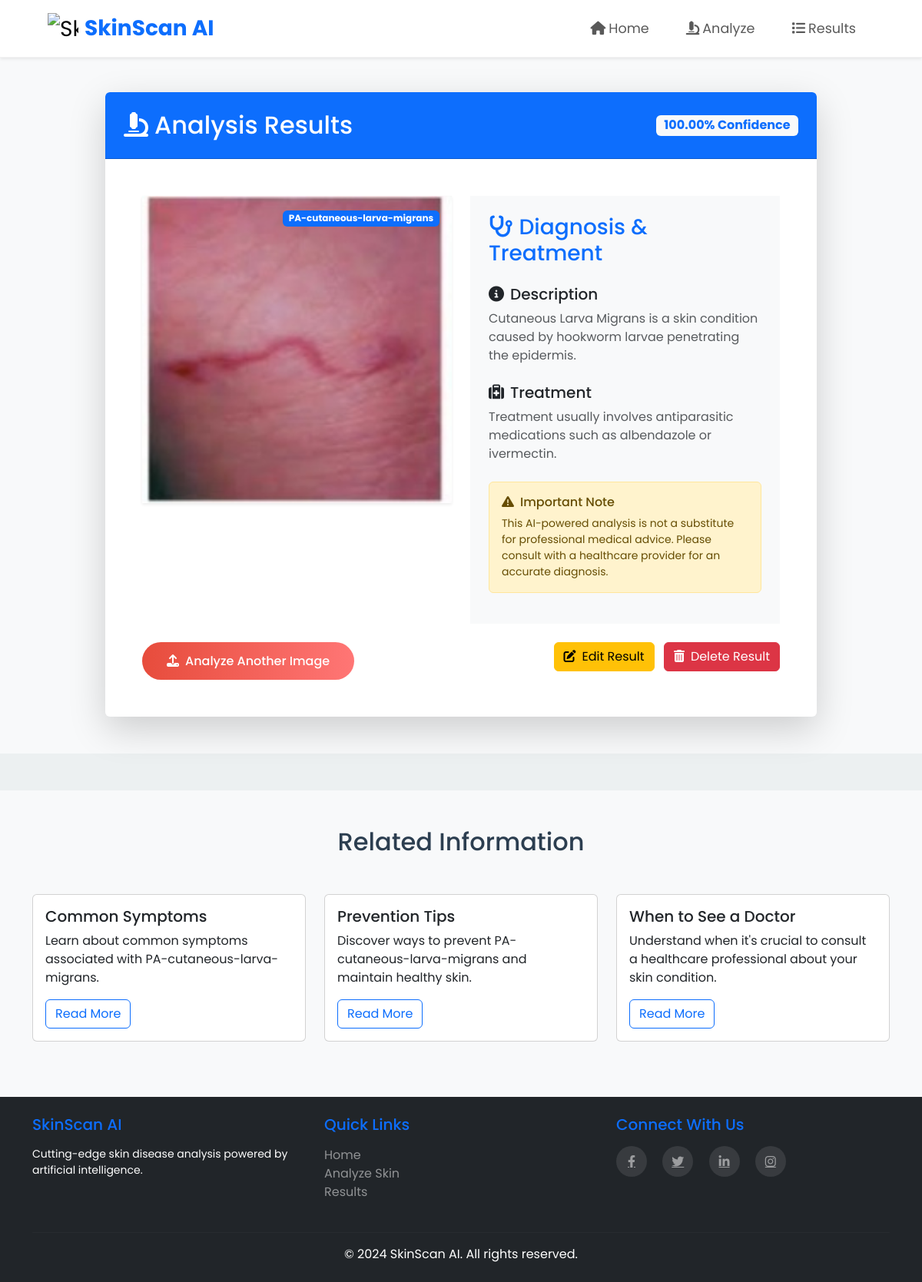
The app's page /predictions/result/16/ with its own data.
### predictions/models.py (models this page shows, shortened)
class PredictionResult(models.Model):
    image = models.ImageField(upload_to='media/analyzed_images/')
    predicted_class = models.CharField(max_length=100)
    confidence = models.FloatField()
    created_at = models.DateTimeField(auto_now_add=True)
    diagnosis = models.TextField(default="No diagnosis available")  # Add default here
    treatment = models.TextField(default="No treatment available")

### predictions/views.py (the view)
# urls.py: path('result/<int:pk>/', views.result_detail, name='result_detail'),
def result_detail(request, pk):
    result = get_object_or_404(PredictionResult, pk=pk)
    context = {
        'result': result,
        'common_symptoms_url': f"/predictions/common_symptoms/{result.predicted_class}/?result_id={result.id}",
        'prevention_tips_url': f"/predictions/prevention_tips/{result.predicted_class}/?result_id={result.id}",
        'when_to_see_doctor_url': f"/predictions/when_to_see_doctor/{result.predicted_class}/?result_id={result.id}",
    }
    return render(request, 'predictions/result.html', context)

### predictions/templates/predictions/result.html (shortened to what this page needs)
{% extends 'predictions/base.html' %}
{% load static %}
{% block content %}
<div class="container-fluid py-5 bg-light">
    <div class="container">
        <div class="row justify-content-center">
            <div class="col-lg-10">
                <div class="card shadow-lg border-0 rounded-lg overflow-hidden">
                    <div class="card-header bg-primary text-white p-4">
                        <div class="d-flex justify-content-between align-items-center">
                            <h2 class="mb-0">
                                <i class="fas fa-microscope me-2"></i>Analysis Results
                            </h2>
                            <span class="badge bg-light text-primary fs-6">
                                {{ result.confidence|floatformat:2 }}% Confidence
                            </span>
                        </div>
                    </div>
                    <div class="card-body p-5">
                        <div class="row">
                            <div class="col-md-6 mb-4 mb-md-0">
                                <div class="analysis-image-container">
                                    <div class="position-relative">
                                        {% if result.image %}
                                            <img src="{{ result.image.url }}" alt="Analyzed Image"
                                                 class="img-fluid rounded-lg shadow-sm w-100 mb-3"
                                                 style="max-height: 400px; object-fit: cover;">
                                        {% else %}
                                            <div class="no-image-placeholder rounded-lg bg-light d-flex align-items-center justify-content-center"
                                                 style="height: 400px;">
                                                <i class="fas fa-image fa-3x text-muted"></i>
                                            </div>
                                        {% endif %}
                                        <div class="position-absolute top-0 end-0 m-3">
                                            <span class="badge bg-primary">
                                                {{ result.predicted_class }}
                                            </span>
                                        </div>
                                    </div>
                                </div>
                            </div>
                            <div class="col-md-6">
                                <div class="diagnosis-container bg-light p-4 rounded-lg h-100">
                                    <h3 class="mb-4 text-primary">
                                        <i class="fas fa-stethoscope me-2"></i>Diagnosis & Treatment
                                    </h3>
                                    <div class="mb-4">
                                        <h5 class="text-dark">
                                            <i class="fas fa-info-circle me-2"></i>Description
                                        </h5>
                                        <p class="text-muted">{{ result.diagnosis }}</p>
                                    </div>
                                    <div class="mb-4">
                                        <h5 class="text-dark">
                                            <i class="fas fa-medkit me-2"></i>Treatment
                                        </h5>
                                        <p class="text-muted">{{ result.treatment }}</p>
                                    </div>
                                    <div class="alert alert-warning" role="alert">
                                        <h6 class="alert-heading">
                                            <i class="fas fa-exclamation-triangle me-2"></i>Important Note
                                        </h6>
                                        <p class="mb-0 small">This AI-powered analysis is not a substitute for professional medical advice. Please consult with a healthcare provider for an accurate diagnosis.</p>
                                    </div>
                                </div>
                            </div>
                        </div>
                        <div class="d-flex justify-content-between mt-4">
                            <a href="{% url 'upload_image' %}" class="btn btn-primary">
                                <i class="fas fa-upload me-2"></i>Analyze Another Image
                            </a>
                            <div>
                                <a href="{% url 'result_edit' result.pk %}" class="btn btn-warning me-2">
                                    <i class="fas fa-edit me-2"></i>Edit Result
                                </a>
                                <a href="{% url 'result_delete' result.pk %}" class="btn btn-danger">
                                    <i class="fas fa-trash-alt me-2"></i>Delete Result
                                </a>
                            </div>
                        </div>
                    </div>
                </div>
            </div>
        </div>
    </div>
</div>
<div class="bg-light py-5 mt-5">
    <div class="container">
        <h2 class="text-center mb-5">Related Information</h2>
        <div class="row">
            <div class="col-md-4 mb-4">
                <div class="card h-100">
                    <div class="card-body">
                        <h5 class="card-title">Common Symptoms</h5>
                        <p class="card-text">Learn about common symptoms associated with {{ result.predicted_class }}.</p>
                        <a href="{% url 'common_symptoms' result.predicted_class %}" class="btn btn-outline-primary">Read More</a>
                    </div>
                </div>
            </div>
            <div class="col-md-4 mb-4">
                <div class="card h-100">
                    <div class="card-body">
                        <h5 class="card-title">Prevention Tips</h5>
                        <p class="card-text">Discover ways to prevent {{ result.predicted_class }} and maintain healthy skin.</p>
                        <a href="{% url 'prevention_tips' result.predicted_class %}" class="btn btn-outline-primary">Read More</a>
                    </div>
                </div>
            </div>
            <div class="col-md-4 mb-4">
                <div class="card h-100">
                    <div class="card-body">
                        <h5 class="card-title">When to See a Doctor</h5>
                        <p class="card-text">Understand when it's crucial to consult a healthcare professional about your skin condition.</p>
                        <a href="{% url 'when_to_see_doctor' result.predicted_class %}" class="btn btn-outline-primary">Read More</a>
                    </div>
                </div>
            </div>
        </div>
    </div>
</div>
{% endblock %}

### predictions/static/css/style.css (style rules this page uses)
:root { --primary-gradient-start: #3498db; --primary-gradient-end: #2ecc71; --accent: #e74c3c; --dark: #2c3e50; --light: #ecf0f1; --white: #ffffff; --text-primary: #2c3e50; --text-secondary: #7f8c8d; --success: #27ae60; --warning: #f1c40f; --danger: #c0392b; }
body { font-family: 'Poppins', sans-serif; color: var(--text-primary); background-color: var(--light); }
.btn-primary { background: linear-gradient(to right, var(--accent), #ff7675); border: none; padding: 0.8rem 2rem; border-radius: 50px; font-weight: 500; transition: transform 0.3s ease, box-shadow 0.3s ease; }

### records on screen
PredictionResult: confidence "100.00", image (picture), predicted_class "PA-cutaneous-larva-migrans", diagnosis "Cutaneous Larva Migrans is a skin condition caused by hookworm larvae penetrating the epidermis.", treatment "Treatment usually involves antiparasitic medications such as albendazole or ivermectin."
